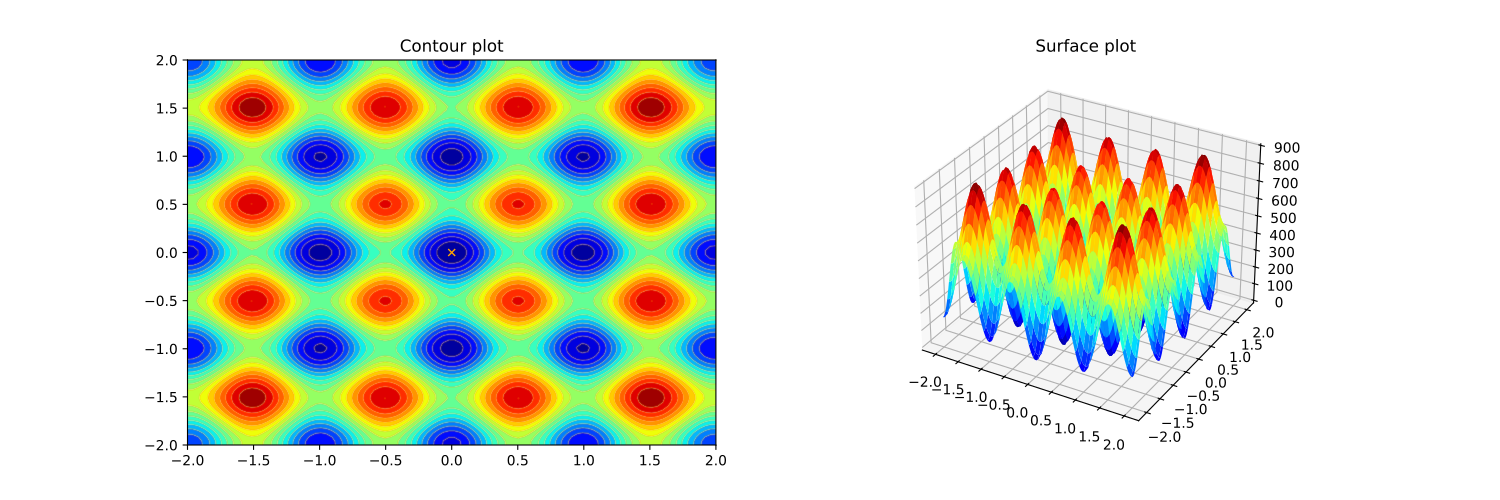

The Python source for this figure:
import matplotlib.pyplot as plt
from matplotlib import cm
import numpy as np
from cbx.objectives import Rastrigin
fig = plt.figure(figsize=(15,5))
x_min = -2.
x_max =  2.
y_min = -2.
y_max =  2.
f = Rastrigin()

num_pts_landscape = 100
xx = np.linspace(x_min, x_max, num_pts_landscape)
yy = np.linspace(y_min, y_max, num_pts_landscape)
XX, YY = np.meshgrid(xx,yy)
XXYY = np.stack((XX.T,YY.T)).T
Z = np.zeros((num_pts_landscape,num_pts_landscape, 2))
Z[:,:,0:2] = XXYY
ZZ = f(Z)

ax0 = fig.add_subplot(121)
ax1 = fig.add_subplot(122, projection='3d')
cs = ax0.contourf(XX,YY,ZZ, 20, cmap=cm.jet)
ax0.contour(cs, colors='orange', alpha=0.2)
ax0.plot(f.minima[:, 0], f.minima[:, 1], color='orange', marker='x', markersize=5)
ax1.plot_surface(XX,YY,ZZ, cmap=cm.jet)
ax0.set_title('Contour plot')
ax1.set_title('Surface plot')
